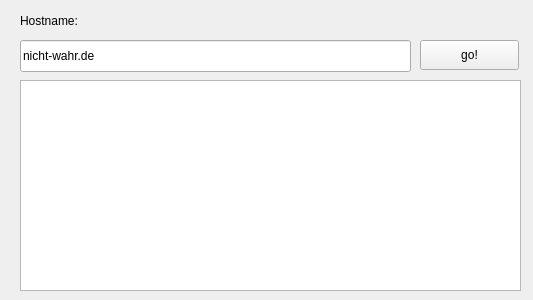
<?xml version="1.0" encoding="UTF-8"?>
<ui version="4.0">
 <class>Gui</class>
 <widget class="QWidget" name="Gui">
  <property name="geometry">
   <rect>
    <x>0</x>
    <y>0</y>
    <width>533</width>
    <height>300</height>
   </rect>
  </property>
  <property name="windowTitle">
   <string>Textbrowser</string>
  </property>
  <widget class="QLineEdit" name="hostEntry">
   <property name="geometry">
    <rect>
     <x>20</x>
     <y>40</y>
     <width>391</width>
     <height>32</height>
    </rect>
   </property>
   <property name="text">
    <string>nicht-wahr.de</string>
   </property>
  </widget>
  <widget class="QPushButton" name="goButton">
   <property name="geometry">
    <rect>
     <x>420</x>
     <y>40</y>
     <width>99</width>
     <height>30</height>
    </rect>
   </property>
   <property name="text">
    <string>go!</string>
   </property>
  </widget>
  <widget class="QTextBrowser" name="resultBrowser">
   <property name="geometry">
    <rect>
     <x>20</x>
     <y>80</y>
     <width>501</width>
     <height>211</height>
    </rect>
   </property>
  </widget>
  <widget class="QLabel" name="label">
   <property name="geometry">
    <rect>
     <x>20</x>
     <y>10</y>
     <width>91</width>
     <height>22</height>
    </rect>
   </property>
   <property name="text">
    <string>Hostname:</string>
   </property>
  </widget>
 </widget>
 <layoutdefault spacing="6" margin="11"/>
 <resources/>
 <connections/>
</ui>
